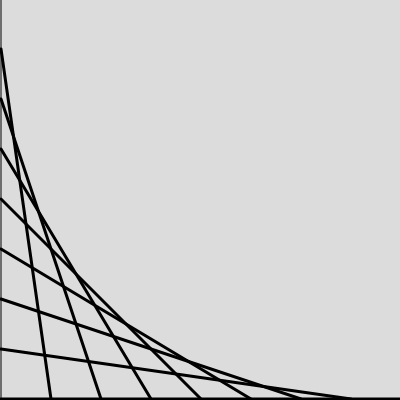
Frame 1 (no input)
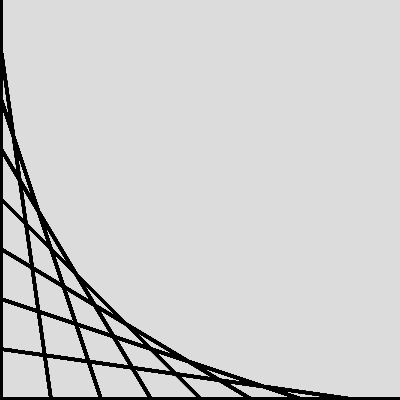
Frame 60 (no input)
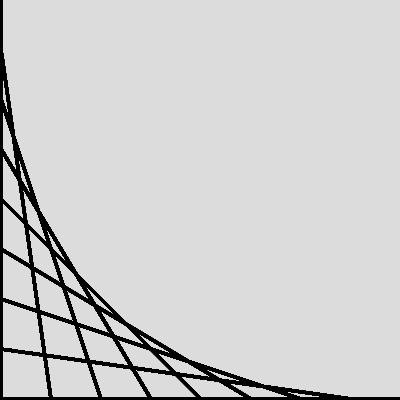
Frame 120 (the mouse pressed at the canvas centre since frame 60)

The p5.js sketch that drew these frames (run headless with seeded random() and noise() and a simulated clock; from frame 60 on, the mouse is pressed at the canvas centre):

// p5.js sketch
// ── sketch.js
function setup() {
    createCanvas(400, 400);
    background(220);

}

function draw () {
  
//vertical lines
    //x1 constantly 0
    //y1 gap*i
    //x2 gap*1 gap*1....gap*7
    //y2 constantly height

    let gridSize = 8;
    let gap = width / gridSize;



    for (let i = 0; i <= 8; i = i + 1){
          
          line(1, gap*i-1, 1+gap*i, height-1)
          strokeWeight (3)
    }

}   
// ── 3.html
<!DOCTYPE html>
<html lang="en">
<head>
    <meta charset="UTF-8">
    <meta name="viewport" content="width=device-width, initial-scale=1.0">
   
    <link rel="stylesheet" href="style.css">
    <script src="../../../js/p5.js"></script>
    <title>3-string-art</title>
</head>
<body>
    <h1>3-string-art</h1>
    <a href="../week3.html">go back</a>
    <script src="sketch.js"></script>
</body>
</html>
// ── style.css
body {
    margin: 0;
    background-color: #f0f0f0;

}

canvas {
    display: block;
    
}
